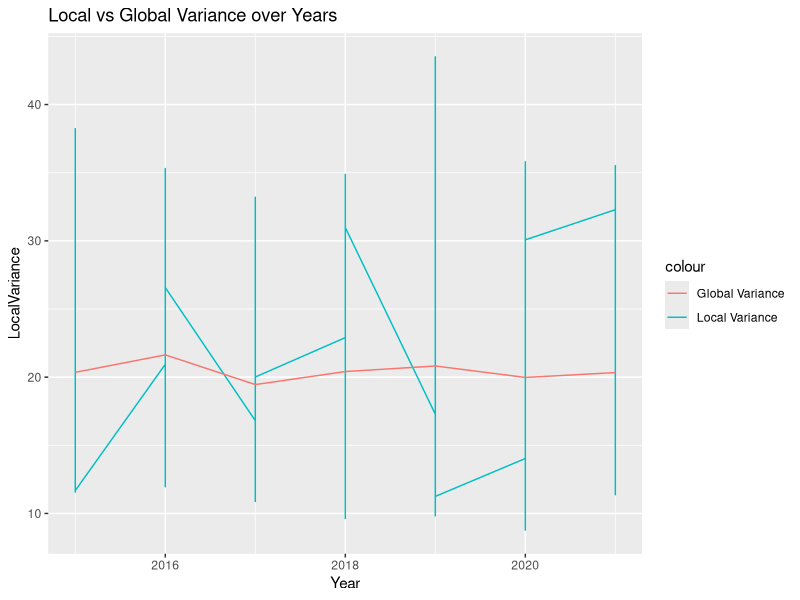

This figure's R source:
# Compare local vs global variance

# is it changing over changing temperatures??


library(lme4)  # for mixed-effects models
library(lmerTest)  # for getting p-values in lmer models
library(ggplot2)  # for plotting


#data <- read.csv("your_data_file.csv")
#head(data)




# Create a dummay dataset
# Load necessary library
library(dplyr)

# Set parameters
num_years <- 7          # e.g., 2015-2021
num_traps <- 158        # Total number of traps
num_pairs <- 79         # Number of trap pairs
samples_per_season <- 15  # Number of samples per trap per season

# Create a sequence of years
years <- seq(2015, 2015 + num_years - 1)

# Create trap IDs and pair them
trap_ids <- sprintf("%03d", 1:num_traps)
pair_ids <- rep(sprintf("%02d", 1:num_pairs), length.out = num_traps)

# Ensure even distribution of traps in pairs (if possible)
if (length(unique(pair_ids)) < length(trap_ids)) {
  pair_ids <- c(pair_ids, rep(NA, length(trap_ids) - length(pair_ids)))
}


# Create a data frame
data <- expand.grid(Year = years, TrapID = trap_ids, Sample = 1:samples_per_season) %>%
  mutate(
    PairID = pair_ids[TrapID],
    BeetleCount = rpois(n(), lambda = 20),  # Random counts, change lambda as needed
    Temperature = rnorm(n(), mean = 15, sd = 5),  # Random temperature (°C)
    SPEI = rnorm(n(), mean = 0, sd = 1)  # Random SPEI values
  )

# View the first few rows of the dataset
head(data)



# Basic model:
# mixed effects model: year, temp, spei as fixed effects, trap id as random 
model <- lmer(BeetleCount ~ Year + Temperature + SPEI + (1 | TrapID), data = data)
summary(model)

# compare local vs global variability --------------------------------

# calculate standsrd deviation (variance) per trap
# Local variability
local_var <- aggregate(BeetleCount ~ PairID + Year, data, var)

# Global variability
global_var <- aggregate(BeetleCount ~ Year, data, var)

# Merge the two for comparison
combined_var <- merge(local_var, global_var, by = "Year")
names(combined_var) <- c("Year", "PairID", "LocalVariance", "GlobalVariance")

head(combined_var)


# stat test local vs global -----------------------------------------------

# You might need to reshape your data for this test
anova_test <- aov(LocalVariance ~ GlobalVariance, data = combined_var)
summary(anova_test)

# plot changing variance
ggplot(combined_var, aes(x = Year, y = LocalVariance)) +
  geom_line(aes(color = "Local Variance")) +
  geom_line(aes(y = GlobalVariance, color = "Global Variance")) +
  labs(title = "Local vs Global Variance over Years")
